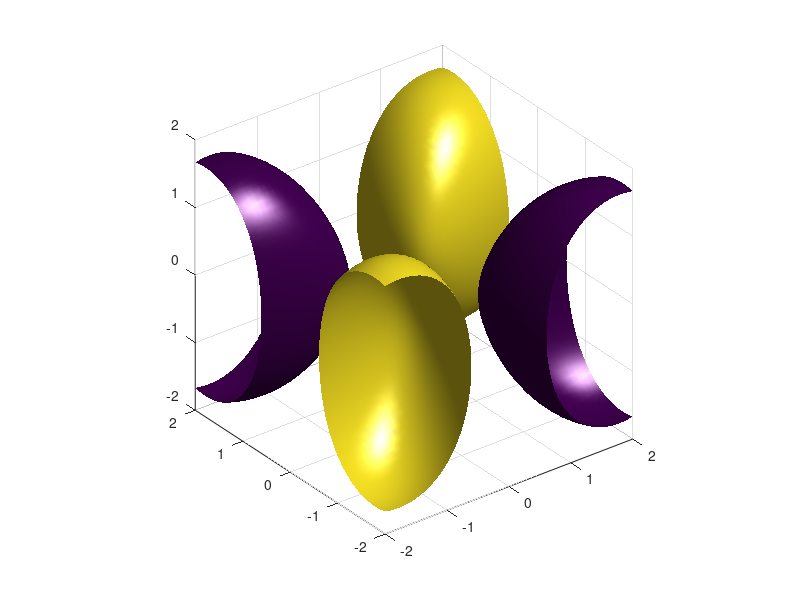

MATLAB code to generate this figure:
% usingisosurface.m
t = linspace(-2,2,50);
[x,y,z] = meshgrid(t,t,t);

r = sqrt(x.^2 + y.^2 + z.^2);
f = x.*y.*exp(-r);
isosurface(x,y,z,f,0.15);
hold on
isosurface(x,y,z,f,-0.15);
axis equal;
grid on
